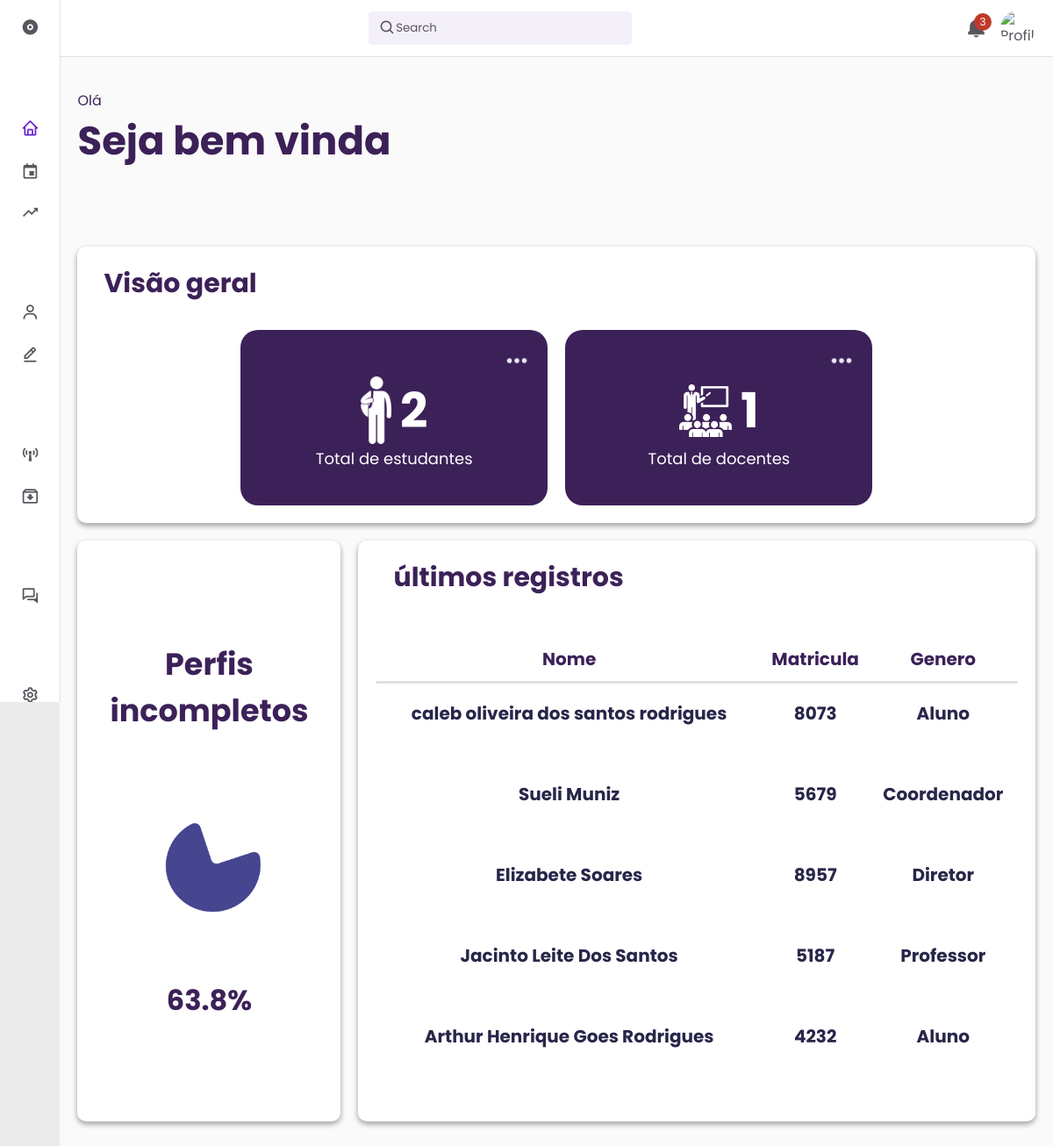
The app's page /pages/coordenador/home_coordenador.php (signed in), older data.
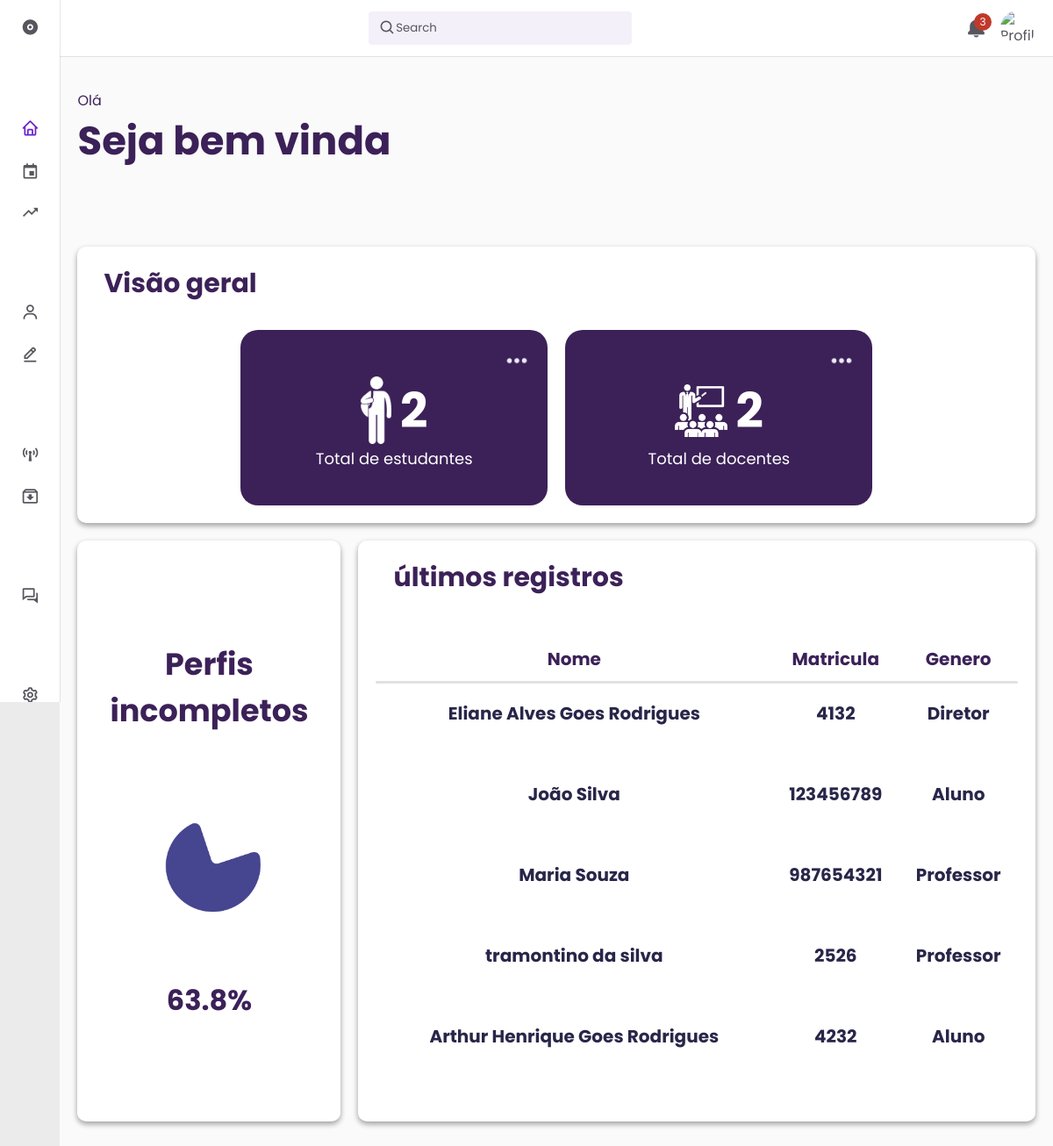
The same page, newer data.
### tables this page shows
CREATE TABLE `usuarios` (
  `id` int(11) NOT NULL,
  `RM` varchar(10) NOT NULL,
  `cpf` varchar(11) DEFAULT NULL,
  `foto` varchar(255) DEFAULT NULL,
  `email` varchar(40) NOT NULL,
  `senha` varchar(255) NOT NULL,
  `reset_token` varchar(255) DEFAULT NULL,
  `reset_expires` datetime DEFAULT NULL,
  `nome` varchar(40) NOT NULL,
  `telefone` varchar(15) DEFAULT NULL,
  `estado_civil` varchar(50) DEFAULT NULL,
  `data_nascimento` date NOT NULL,
  `genero` enum('masculino','feminino','nao-binario','prefiro-nao-dizer') NOT NULL,
  `endereco` text DEFAULT NULL,
  `cargo` enum('aluno','professor','diretor','coordenador') NOT NULL,
  `status` enum('ativo','inativo') DEFAULT 'ativo',
  `data_matricula` date DEFAULT NULL,
  `data_rematricula` date DEFAULT NULL,
  `nacionalidade` varchar(50) DEFAULT NULL,
  `data_saida` date DEFAULT NULL,
  `data_criacao` timestamp NOT NULL DEFAULT current_timestamp(),
  `updated_at` timestamp NOT NULL DEFAULT current_timestamp() ON UPDATE current_timestamp()
);

### php/global/funcao.php (called while the page is built, shortened)
<?php
function get_todos_alunos($conn) {
    $stmt = $conn->prepare("SELECT id, nome, RM, 'Aluno' AS cargo, data_criacao FROM usuarios WHERE cargo = 'aluno' ORDER BY data_criacao DESC");
    $stmt->execute();
    return $stmt->get_result();
}
function get_todos_professores($conn) {
    $stmt = $conn->prepare("SELECT id, nome, RM, cpf, email, 'Professor' AS cargo, data_criacao FROM usuarios WHERE cargo = 'professor' ORDER BY data_criacao DESC");
    $stmt->execute();
    return $stmt->get_result();
}
function get_todos_coordenadores($conn) {
    $stmt = $conn->prepare("SELECT id, nome, RM, 'Coordenador' AS cargo, data_criacao FROM usuarios WHERE cargo = 'coordenador' ORDER BY data_criacao DESC");
    $stmt->execute();
    return $stmt->get_result();
}
function get_todos_diretores($conn) {
    $stmt = $conn->prepare("SELECT id, nome, RM, 'Diretor' AS cargo, data_criacao FROM usuarios WHERE cargo = 'diretor' ORDER BY data_criacao DESC");
    $stmt->execute();
    return $stmt->get_result();
}
function get_todos_usuarios($conn) {
    $alunos = get_todos_alunos($conn);
    $professores = get_todos_professores($conn);
    $coordenadores = get_todos_coordenadores($conn);
    $diretores = get_todos_diretores($conn);
    $todos = [];
    $maximo_registros = 6;
    function adicionar_registros(&$todos, $resultado) {
        while ($row = $resultado->fetch_assoc()) {
            $todos[] = $row;
        }
    }
    adicionar_registros($todos, $alunos);
    adicionar_registros($todos, $professores);
    adicionar_registros($todos, $coordenadores);
    adicionar_registros($todos, $diretores);
    usort($todos, function($a, $b) {
        if (!isset($a['data_criacao']) || !isset($b['data_criacao'])) {
            return 0;
        }
        return strtotime($b['data_criacao']) - strtotime($a['data_criacao']);
    });
    $todos = array_slice($todos, 0, $maximo_registros);
    return $todos;
}
function total_professores($conn) {
    $stmt = $conn->prepare("SELECT COUNT(*) AS total FROM usuarios WHERE cargo = 'professor'");
    $stmt->execute();
    $resultado = $stmt->get_result();
    $row = $resultado->fetch_assoc();
    return $row["total"];
}
?>

### pages/coordenador/home_coordenador.php (the view, shortened to what the changed rows need)
<?php
require_once '../../php/global/funcao.php';
require '../../php/global/cabecario.php';
$usuarios = get_todos_usuarios($conn);
$totalProfessor = total_professores($conn);
?>
<!DOCTYPE html>
<html lang="pt-br">
<head>
    <link rel="stylesheet" href="../../assets/scss/diretor/global/navgation.css">
    <link rel="stylesheet" href="../../assets/scss/diretor/home/style.css">
     <link rel="stylesheet" href="https://cdn.jsdelivr.net/npm/boxicons@latest/css/boxicons.min.css">
</head>
<body>
        <main>
            <div class="container">
                <div class="box-welcome">
                    <div class="title-welcome">
                        <h1>Seja bem vinda </h1>
                    </div>
                </div>
                <div class="box-visao-geral">
                    <div class="box-visao">
                        <h2>Visão geral</h2>
                    </div>
                    <div class="flex-visao-geral">
                        <div class="content-visao" id="content-visao02">
                            <div class="visao-elements">
                                <img id="img2" src="../../assets/img/home/logo/sala-de-aula (3) 1.png" alt="">
                                <h4><?php echo htmlspecialchars($totalProfessor)?></h4>
                            </div>
                        </div>
                    </div>
                </div>
                <section class="box-registro">
                    <div class="box-flex-registro">
                        <div class="grafico">
                            <h2>Perfis <br>incompletos</h2>
                        </div>
                        <div class="registro">
                            <h2>últimos  registros </h2>
                            <table>
                                <tr>
                                    <th>Nome</th>
                                    <th>Matricula</th>
                                    <th>Genero</th>
                                </tr>
                                <?php $contador =0;
                                foreach ($usuarios as $usuario) {
                                    if($contador >= $maximo_registros){ break; } ?>
                                <tr style=" margin-top: 100px;">
                                    <td><?php echo htmlspecialchars($usuario['nome'])?></td>
                                    <td><?php echo htmlspecialchars($usuario['RM'])?></td>
                                    <td><?php echo htmlspecialchars($usuario['cargo'])?></td>
                                </tr>
                                <?php $contador++; } ?>
                            </table>
                        </div>
                    </div>
                </section>
            </div>
        </main>
</body>
</html>

Row changes from the older to the newer data that the page shows:
changed usuarios: nome "caleb oliveira dos santos rodrigues" → "Eliane Alves Goes Rodrigues"; RM "8073" → "4132"; cargo "Aluno" → "Diretor"
changed usuarios: nome "Elizabete Soares" → "João Silva"; RM "8957" → "123456789"; cargo "Diretor" → "Aluno"; moves up the list
changed usuarios: nome "Sueli Muniz" → "Maria Souza"; RM "5679" → "987654321"; cargo "Coordenador" → "Professor"
changed usuarios: nome "Jacinto Leite Dos Santos" → "tramontino da silva"; RM "5187" → "2526"
Text that changed along with them:
$totalProfessor: "1" → "2"
